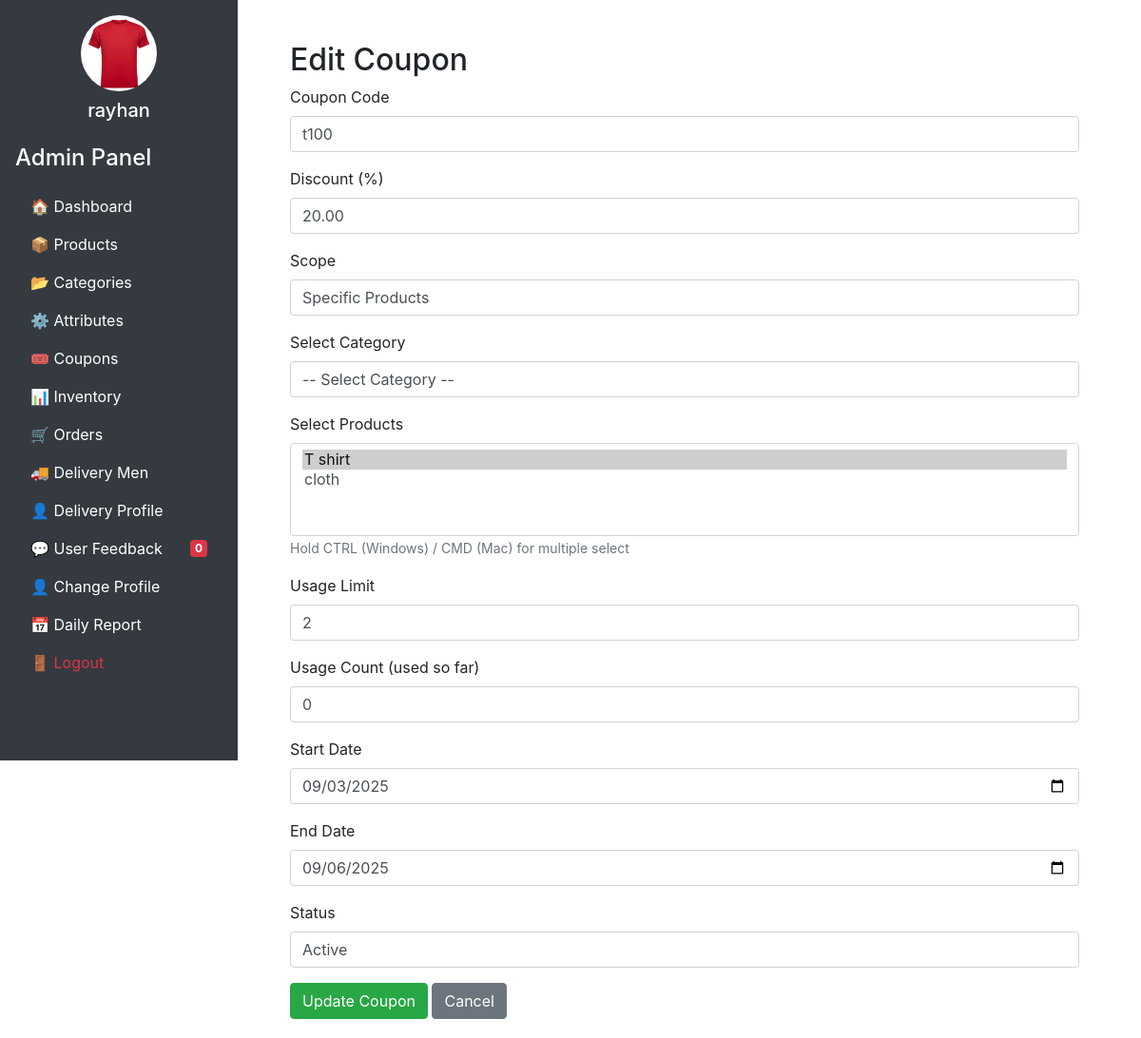
/admin/index.php?page=edit_coupon&id=12 (signed in), run on the app's committed database.
### tables this page shows
CREATE TABLE `coupons` (
  `id` int(11) NOT NULL,
  `code` varchar(64) NOT NULL,
  `discount_percent` decimal(5,2) NOT NULL DEFAULT 0.00,
  `scope` enum('all','product') NOT NULL DEFAULT 'all',
  `usage_count` int(10) NOT NULL,
  `status` enum('active','inactive') NOT NULL DEFAULT 'active',
  `usage_limit` varchar(255) NOT NULL,
  `start_date` date DEFAULT NULL,
  `end_date` date DEFAULT NULL,
  `created_at` datetime DEFAULT current_timestamp()
);

### admin/pages/edit_coupon.php (the view, shortened to what this page needs)
<?php
require_once __DIR__ . '/../dbConfig.php';
$id = (int)$_GET['id'];
$stmt = $DB_con->prepare("SELECT * FROM coupons WHERE id = ?");
$stmt->execute([$id]);
$coupon = $stmt->fetch(PDO::FETCH_ASSOC);
$stmt2 = $DB_con->prepare("SELECT product_id FROM coupon_products WHERE coupon_id = ?");
$stmt2->execute([$id]);
$attached_products = $stmt2->fetchAll(PDO::FETCH_COLUMN);
$products = $DB_con->query("SELECT id, product_name, category_id FROM products")->fetchAll(PDO::FETCH_ASSOC);
?>
<!DOCTYPE html>
<html>
<head>
    <link rel="stylesheet" href="https://cdn.jsdelivr.net/npm/bootstrap@4.6.2/dist/css/bootstrap.min.css">
</head>
<body class="container mt-4">
    <h2>Edit Coupon</h2>
    <form method="POST">
        <div class="form-group">
            <label>Coupon Code</label>
            <input type="text" name="code" value="<?= htmlspecialchars($coupon['code']) ?>" class="form-control" required>
        </div>
        <div class="form-group">
            <label>Discount (%)</label>
            <input type="number" step="0.01" name="discount_percent" value="<?= $coupon['discount_percent'] ?>" class="form-control" required>
        </div>
        <div class="form-group">
            <label>Scope</label>
            <select name="scope" id="scope" class="form-control">
                <option value="product" <?= $coupon['scope'] === 'product' ? 'selected' : '' ?>>Specific Products</option>
            </select>
        </div>
        <div id="product-options" style="display: <?= $coupon['scope']==='product'?'block':'none' ?>;">
            <div class="form-group">
                <label>Select Category</label>
                <select id="category" class="form-control">
                    <option value="">-- Select Category --</option>
                </select>
            </div>
            <div class="form-group">
                <label>Select Products</label>
                <select name="products[]" id="products" class="form-control" multiple>
                    <?php foreach($products as $p): ?>
                        <option value="<?= $p['id'] ?>" data-cat="<?= $p['category_id'] ?>"
                            <?= in_array($p['id'], $attached_products) ? 'selected' : '' ?>>
                            <?= $p['product_name'] ?>
                        </option>
                    <?php endforeach; ?>
                </select>
                <small class="text-muted">Hold CTRL (Windows) / CMD (Mac) for multiple select</small>
            </div>
        </div>
        <div class="form-group">
            <label>Usage Limit</label>
            <input type="number" name="usage_limit" value="<?= $coupon['usage_limit'] ?>" class="form-control">
        </div>
        <div class="form-group">
            <label>Usage Count (used so far)</label>
            <input type="number" name="usage_count" value="<?= $coupon['usage_count'] ?>" class="form-control">
        </div>
        <div class="form-group">
            <label>Start Date</label>
            <input type="date" name="start_date" value="<?= $coupon['start_date'] ?>" class="form-control">
        </div>
        <div class="form-group">
            <label>End Date</label>
            <input type="date" name="end_date" value="<?= $coupon['end_date'] ?>" class="form-control">
        </div>
        <div class="form-group">
            <label>Status</label>
            <select name="status" class="form-control">
                <option value="active" <?= $coupon['status'] === 'active' ? 'selected' : '' ?>>Active</option>
            </select>
        </div>
        <button type="submit" class="btn btn-success">Update Coupon</button>
        <a href="?page=coupons" class="btn btn-secondary">Cancel</a>
    </form>
</body>
</html>

### admin/includes/sidebar.php (shortened to what this page needs)
<!DOCTYPE html>
<html lang="en">
<head>
  <link href="https://cdn.jsdelivr.net/npm/bootstrap@5.3.3/dist/css/bootstrap.min.css" rel="stylesheet">
</head>
<body>
<div id="sidebar" class="bg-dark p-3">
  <div class="text-center mb-4">
    <?php
      require_once __DIR__.'/../dbConfig.php';
      $admin_id = $_SESSION['admin_logged_in'] ?? null;
      $adminPhoto = 'default.jpg';
      $adminName = 'Admin';
      if($admin_id) {
        $stmt = $DB_con->prepare("SELECT * FROM admins WHERE id =?");
        $stmt->execute([$admin_id]);
        $admin = $stmt->fetch(PDO::FETCH_ASSOC);
        if($admin) {
          $adminPhoto = !empty($admin['photo']) ? $admin['photo'] : 'default.jpg';
          $adminName = $admin['username'];
        }
      }
    ?>
    <img src="../uploads/admins/<?= htmlspecialchars($adminPhoto) ?>"
         class="rounded-circle mb-2" width="80" height="80" alt="Admin Photo">
    <h5><?= htmlspecialchars($adminName) ?></h5>
  </div>
  <h4 class="mb-3">Admin Panel</h4>
  <ul class="nav flex-column">
    <li class="nav-item"><a href="index.php?page=dashboard" class="nav-link">🏠 Dashboard</a></li>
    <li class="nav-item"><a href="index.php?page=products" class="nav-link">📦 Products</a></li>
    <li class="nav-item"><a href="index.php?page=categories" class="nav-link">📂 Categories</a></li>
    <li class="nav-item"><a href="index.php?page=attributes" class="nav-link">⚙ Attributes</a></li>
    <li class="nav-item"><a href="index.php?page=coupons" class="nav-link">🎟 Coupons</a></li>
    <li class="nav-item">
      <a class="nav-link" data-bs-toggle="collapse" href="#inventoryMenu" role="button">
        📊 Inventory
      </a>
    </li>
    <li class="nav-item d-flex align-items-center justify-content-between">
      <a href="index.php?page=orders" class="nav-link">🛒 Orders</a>
    </li>
    <li class="nav-item"><a href="index.php?page=delivery_men" class="nav-link">🚚 Delivery Men</a></li>
     <li class="nav-item"><a href="index.php?page=delivery_profile" class="nav-link">👤 Delivery Profile</a></li>
    <li class="nav-item d-flex align-items-center justify-content-between">
      <a href="index.php?page=feedback" class="nav-link">💬 User Feedback</a>
      <span id="fbCount" class="badge bg-danger me-3">0</span>
    </li>
    <li class="nav-item"><a href="index.php?page=admin_profile" class="nav-link">👤 Change Profile</a></li>
    <li class="nav-item"><a href="index.php?page=daily_report" class="nav-link">📅 Daily Report</a></li>
    <li class="nav-item"><a href="logout.php" class="nav-link text-danger">🚪 Logout</a></li>
  </ul>
</div>
</body>
</html>

### admin/includes/header.php (style rules this page uses)
body { margin:0; padding: 0; }

### admin/includes/sidebar.php (style rules this page uses)
body { overflow-x: hidden; }
#sidebar { width: 250px; height: 100vh; position: fixed; left: 0; top: 0; background-color: #212529; color: white; overflow-y: auto; }
#sidebar .nav-link { color: #fff; }

### data on the page
coupons: code "t100", discount_percent "20.00", scope "Specific Products", usage_limit "2", usage_count "0", start_date "09/03/2025", end_date "09/06/2025", status "Active"

### other printed values
$adminName "rayhan"
form field value "T shirt ☑ / cloth"
